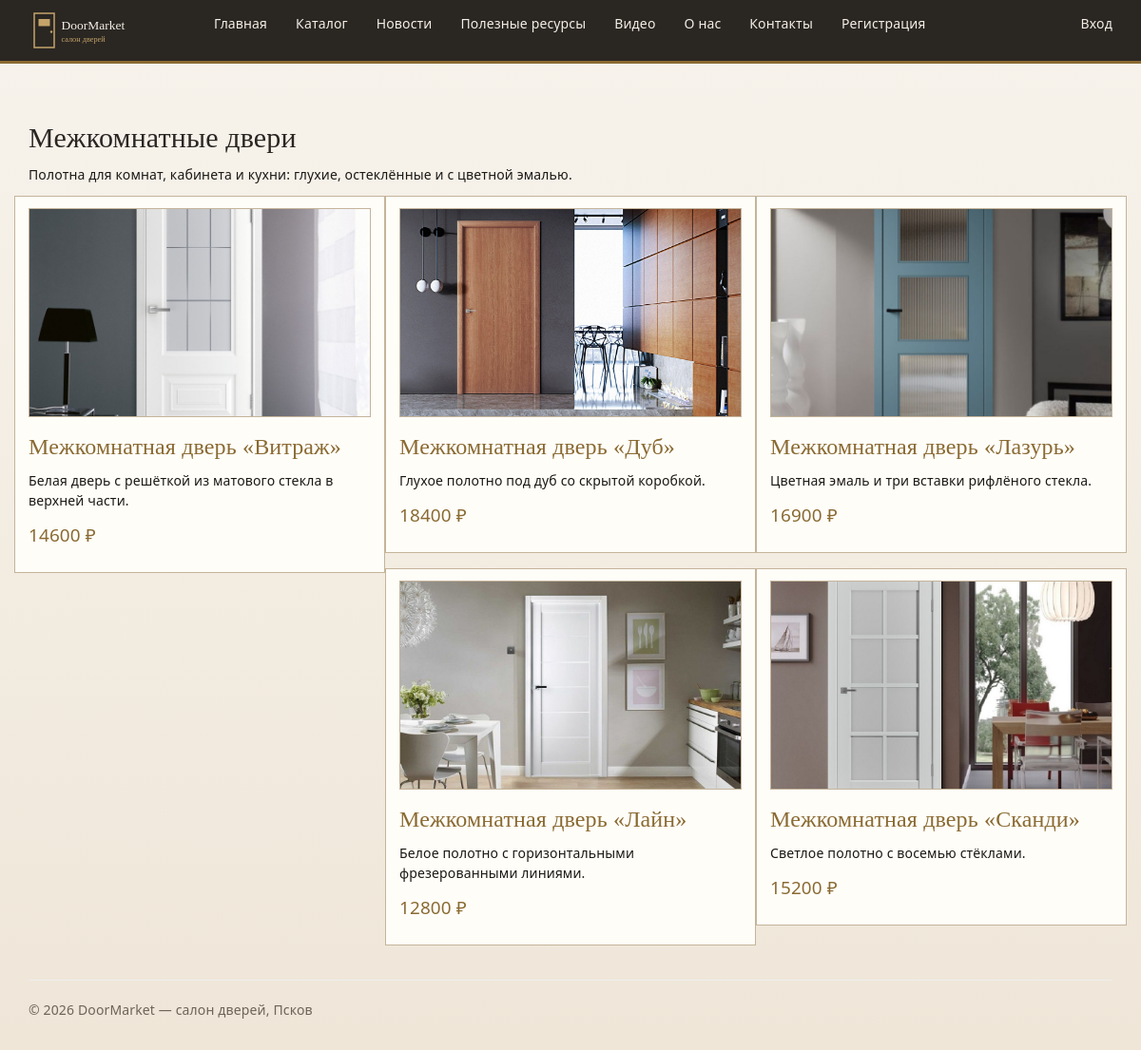
The page /catalog/items/1/ on the database its author committed.
### app/models.py (models this page shows, shortened)
class Category(models.Model):
    name = models.CharField(max_length=100, verbose_name="Название")
    description = models.TextField(verbose_name="Описание")
    class Meta:
        db_table = "Categories"
        verbose_name = "категория"
        verbose_name_plural = "категории каталога"
        ordering = ["name"]

class Product(models.Model):
    name = models.CharField(max_length=200, verbose_name="Название")
    short_description = models.TextField(verbose_name="Краткое описание")
    full_description = models.TextField(verbose_name="Полное описание")
    price = models.DecimalField(max_digits=10, decimal_places=2, verbose_name="Цена")
    image = models.FileField(upload_to='products', default='temp.jpg', verbose_name="Путь к картинке")
    category = models.ForeignKey(Category, on_delete=models.CASCADE, verbose_name="Категория")
    class Meta:
        db_table = "Products"
        verbose_name = "товар"
        verbose_name_plural = "товары каталога"
        ordering = ["name"]

### app/views.py (the view)
# urls.py: path('catalog/items/<int:parametr>/', views.catalog_items, name='catalog_items'),
def catalog_items(request, parametr):
    assert isinstance(request, HttpRequest)
    category = Category.objects.get(id=parametr)
    products = Product.objects.filter(category=category)
    return render(
        request,
        'app/catalog_items.html',
        {
            'title': category.name,
            'category': category,
            'products': products,
            'year': _year(),
        }
    )

### app/views.py (called while the page is built)
def _year():
    return datetime.now().year

### app/templates/app/catalog_items.html
{% extends "app/layout.html" %}
{% block content %}
<h2>{{ category.name }}</h2>
<p>{{ category.description }}</p>
<div class="row">
    {% for product in products %}
    <div class="col-md-4 product-card">
        {% if product.image and product.image.url != '/media/temp.jpg' %}
        <a href="{% url 'catalog_item' parametr=product.id %}">
            <img src="{{ product.image.url }}" alt="{{ product.name }}" class="img-responsive" />
        </a>
        {% endif %}
        <h3><a href="{% url 'catalog_item' parametr=product.id %}">{{ product.name }}</a></h3>
        <p>{{ product.short_description }}</p>
        <p class="price">{{ product.price|floatformat:0 }} ₽</p>
    </div>
    {% empty %}
    <p>В этой категории пока нет товаров.</p>
    {% endfor %}
</div>
{% endblock %}

### app/static/app/content/site.css (style rules this page uses)
body { padding-top: 110px; padding-bottom: 20px; }
body { color: #1c1915; background-color: #f3eee6; background-image: linear-gradient(180deg, #f7f3ec 0%, #efe6d8 100%); font-family: "Segoe UI", Georgia, "Times New Roman", serif; letter-spacing: 0.01em; line-height: 1.5; text-align: left; }
h1, h2, h3 { color: #2a2622; font-family: Georgia, "Times New Roman", serif; margin-top: 18px; margin-bottom: 12px; }
p { margin: 0 0 12px; }
a { color: #8a6a32; text-decoration: none; }
.category-card, .product-card, .comment-card, .developer-card, .news-teaser, .video-block { background-color: #fffdf8; border: 1px solid #c4b49a; padding: 12px 14px; margin-bottom: 16px; }
.product-card img, .product-photo, .post-image, #myCarousel .item img, #productCarousel .item img { width: 100%; border: 1px solid #c4b49a; }
.product-card img { height: 220px; object-fit: cover; transition: transform 0.3s ease, box-shadow 0.3s ease; }
.price { font-size: 1.35em; color: #8a6a32; }

### rows shown on the page
Category: name "Межкомнатные двери", description "Полотна для комнат, кабинета и кухни: глухие, остеклённые и с цветной эмалью."
Product: image (picture), name "Межкомнатная дверь «Витраж»", short_description "Белая дверь с решёткой из матового стекла в верхней части.", price "14600"
Product: image (picture), name "Межкомнатная дверь «Дуб»", short_description "Глухое полотно под дуб со скрытой коробкой.", price "18400"
Product: image (picture), name "Межкомнатная дверь «Лазурь»", short_description "Цветная эмаль и три вставки рифлёного стекла.", price "16900"
Product: image (picture), name "Межкомнатная дверь «Лайн»", short_description "Белое полотно с горизонтальными фрезерованными линиями.", price "12800"
Product: image (picture), name "Межкомнатная дверь «Сканди»", short_description "Светлое полотно с восемью стёклами.", price "15200"

### other values the page prints
{{ year }} "2026"
